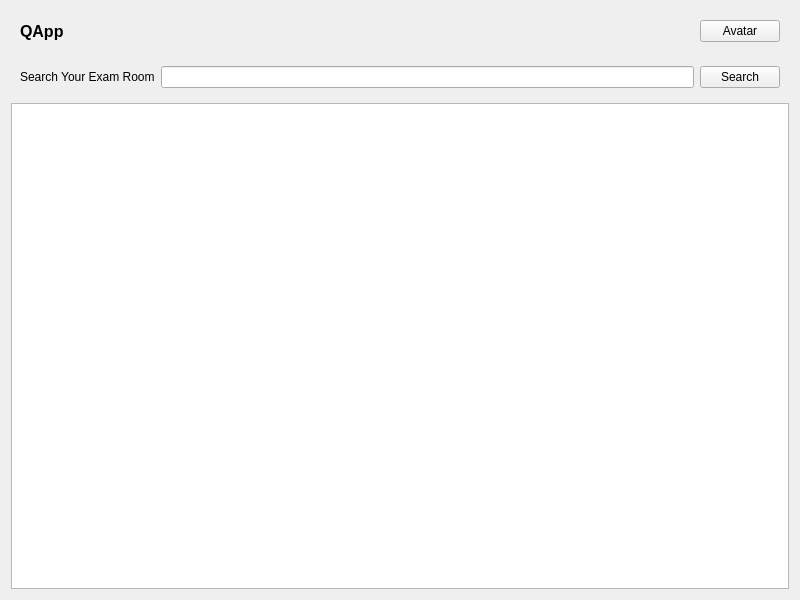
<?xml version="1.0" encoding="UTF-8"?>
<ui version="4.0">
 <class>ExamRoomList</class>
 <widget class="QWidget" name="ExamRoomList">
  <property name="geometry">
   <rect>
    <x>0</x>
    <y>0</y>
    <width>800</width>
    <height>600</height>
   </rect>
  </property>
  <property name="windowTitle">
   <string>Exam Room List</string>
  </property>
  <layout class="QVBoxLayout" name="verticalLayout">
   <item>
    <widget class="QWidget" name="header" native="true">
     <layout class="QHBoxLayout" name="horizontalLayout">
      <item>
       <widget class="QLabel" name="logoLabel">
        <property name="font">
         <font>
          <pointsize>12</pointsize>
          <bold>true</bold>
         </font>
        </property>
        <property name="cursor">
         <cursorShape>PointingHandCursor</cursorShape>
        </property>
        <property name="text">
         <string>QApp</string>
        </property>
       </widget>
      </item>
      <item>
       <spacer name="horizontalSpacer">
        <property name="orientation">
         <enum>Qt::Orientation::Horizontal</enum>
        </property>
        <property name="sizeHint" stdset="0">
         <size>
          <width>40</width>
          <height>20</height>
         </size>
        </property>
       </spacer>
      </item>
      <item>
       <widget class="QPushButton" name="avatarButton">
        <property name="text">
         <string>Avatar</string>
        </property>
       </widget>
      </item>
     </layout>
    </widget>
   </item>
   <item>
    <widget class="QWidget" name="searchBar" native="true">
     <layout class="QHBoxLayout" name="horizontalLayout_2">
      <item>
       <widget class="QLabel" name="searchLabel">
        <property name="text">
         <string>Search Your Exam Room</string>
        </property>
       </widget>
      </item>
      <item>
       <widget class="QLineEdit" name="searchInput"/>
      </item>
      <item>
       <widget class="QPushButton" name="searchButton">
        <property name="text">
         <string>Search</string>
        </property>
       </widget>
      </item>
     </layout>
    </widget>
   </item>
   <item>
    <widget class="QListWidget" name="examRoomList"/>
   </item>
  </layout>
 </widget>
 <resources/>
 <connections/>
</ui>
